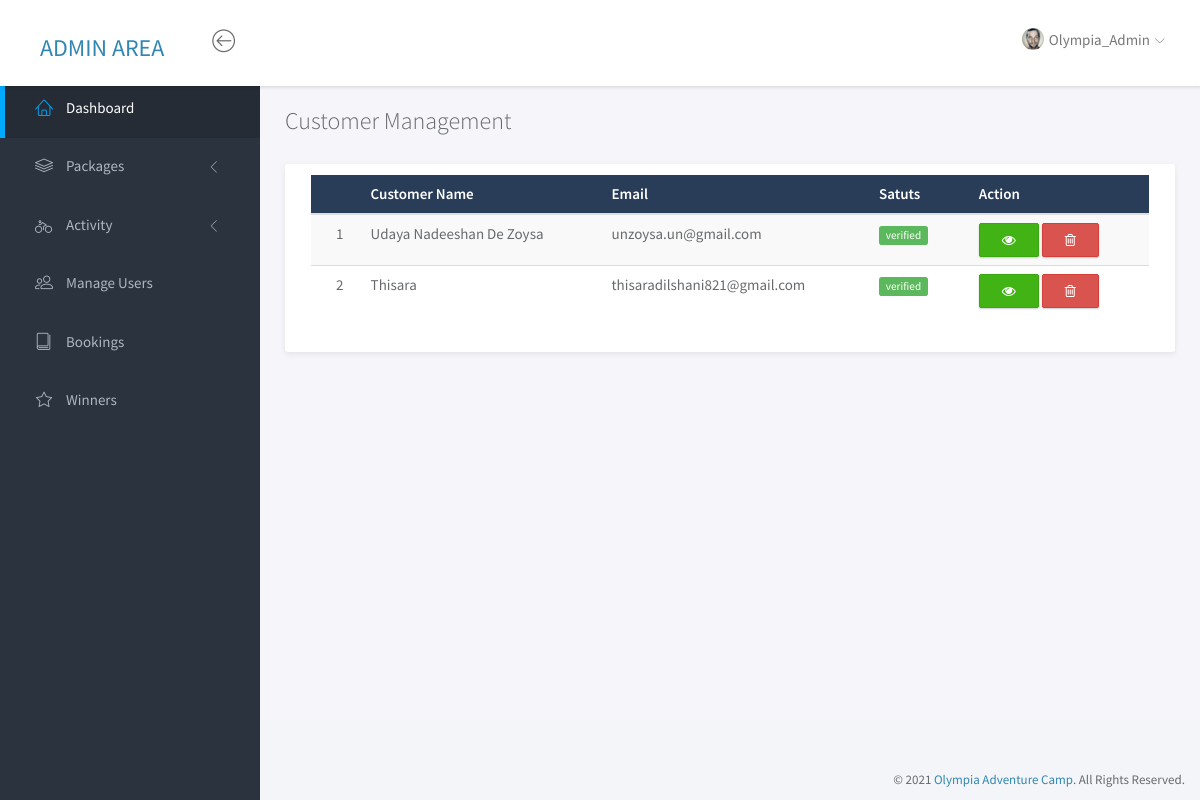
Screenshot of /admin/users.php (signed in) with the database file from the repository.
### tables this page shows
CREATE TABLE IF NOT EXISTS `usertable` (
  `id` int(11) NOT NULL AUTO_INCREMENT,
  `name` varchar(250) NOT NULL,
  `email` varchar(250) NOT NULL,
  `password` varchar(100) NOT NULL,
  `code` mediumint(50) NOT NULL,
  `status` text NOT NULL,
  PRIMARY KEY (`id`)
);

### admin/users.php (the view, shortened to what this page needs)
<!doctype html>
<html lang="en">
<?php include_once "inc/connection.php" ?>
<head>
    <?php include "inc/head.php"; ?>
</head>
<body>
    <div id="wrapper">
        <?php include_once "inc/navbar.php" ?>
        <?php include_once "inc/sidebar.php" ?>
        <div class="main">
            <div class="main-content">
                <div class="container-fluid">
                    <h3 class="page-title">Customer Management</h3>
                    <div class="panel">
                        <div class="panel-body">
                            <table class="table table-striped">
                                <thead>
                                    <tr>
                                        <th></th>
                                        <th>Customer Name</th>
                                        <th>Email</th>
                                        <th>Satuts</th>
                                        <th>Action</th>
                                    </tr>
                                </thead>
                                <tbody>
                                    <?php
                                    $sql = "SELECT * FROM usertable";
                                    $result = mysqli_query($conn, $sql);
                                    if (mysqli_num_rows($result) > 0) {
                                        while ($row = mysqli_fetch_assoc($result)) {
                                    ?>
                                    <tr>
                                        <td><?php echo $row["id"] ?></td>
                                        <td><?php echo $row["name"] ?></td>
                                        <td><?php echo $row["email"] ?></td>
                                        <td><?php if ($row["status"] == "verified") {
                                                        echo "<span class='label label-success'>verified</span>";
                                                    } else {
                                                        echo "<span class='label label-danger'>not verified</span>";
                                                    } ?> </td>
                                        <td>
                                            <button type="button" class="btn btn-success" data-toggle="modal"
                                                data-target="#exampleModalCenter<?php echo $row["id"] ?>"><i
                                                    class="fa fa-eye"></i></button>
                                            <button type="button" class="btn btn-danger"><i
                                                    class="fa fa-trash-o"></i></button>
                                        </td>
                                    </tr>
                                    <?php
                                        }
                                    }
                                    ?>
                                </tbody>
                            </table>
                        </div>
                    </div>
                </div>
            </div>
        </div>
        <?php include_once "inc/footer.php" ?>
    </div>
</body>
</html>

### admin/assets/css/main.css (style rules this page uses)
html { position: relative; min-height: 100%; }
body { background-color: #F3F5F8; font-family: "Source Sans Pro", sans-serif; font-size: 15px; color: #676a6d; }
th { font-weight: 600; }
.page-title { margin-top: 0; margin-bottom: 30px; font-weight: 300; }
#wrapper .main { -webkit-transition: all 0.3s ease-in-out; -moz-transition: all 0.3s ease-in-out; -ms-transition: all 0.3s ease-in-out; -o-transition: all 0.3s ease-in-out; transition: all 0.3s ease-in-out; width: calc(100% - 260px); left: 0; position: relative; float: right; background-color: #f5f5fa; }
#wrapper #sidebar-nav, #wrapper .main { padding-top: 80px; }
.main-content { padding: 28px 10px; }
.btn { -webkit-border-radius: 2px; -moz-border-radius: 2px; border-radius: 2px; -moz-box-shadow: 0px 1px 2px 0 rgba(0, 0, 0, 0.2); -webkit-box-shadow: 0px 1px 2px 0 rgba(0, 0, 0, 0.2); box-shadow: 0px 1px 2px 0 rgba(0, 0, 0, 0.2); padding: 6px 22px; }
.btn-success { background-color: #41B314; border-color: #3ca512; }
.panel { -webkit-border-radius: 3px; -moz-border-radius: 3px; border-radius: 3px; -moz-box-shadow: 0 2px 6px rgba(0, 0, 0, 0.08); -webkit-box-shadow: 0 2px 6px rgba(0, 0, 0, 0.08); box-shadow: 0 2px 6px rgba(0, 0, 0, 0.08); background-color: #fff; margin-bottom: 30px; }
.panel .panel-heading, .panel .panel-body, .panel .panel-footer { padding-left: 25px; padding-right: 25px; }
.panel .panel-body { padding-top: 10px; padding-bottom: 15px; }
.panel .table > thead > tr > td:first-child, .panel .table > thead > tr > th:first-child, .panel .table > tbody > tr > td:first-child, .panel .table > tbody > tr > th:first-child, .panel .table > tfoot > tr > td:first-child, .panel .table > tfoot > tr > th:first-child { padding-left: 25px; }
.panel .table > thead > tr > td:last-child, .panel .table > thead > tr > th:last-child, .panel .table > tbody > tr > td:last-child, .panel .table > tbody > tr > th:last-child, .panel .table > tfoot > tr > td:last-child, .panel .table > tfoot > tr > th:last-child { padding-left: 25px; }
.table thead { background: #293d58 !important; color: #fff !important; }
.label { font-weight: normal; }

### rows the page displays
usertable: id "1", name "Udaya Nadeeshan De Zoysa", email "unzoysa.un@gmail.com", status "verified"
usertable: id "2", name "Thisara", email "thisaradilshani821@gmail.com", status "verified"
